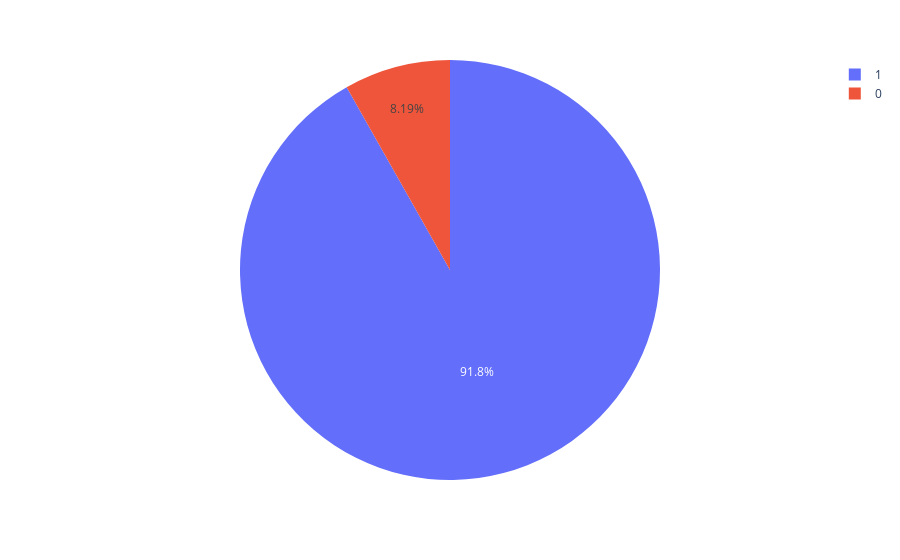

Notebook source saved alongside this figure:
### Code cell
# Graficar el porcentaje de mujeres y hombres.
# 0 - hombres
# 1 - mujeres

fig3 = px.pie(df, names="sex")
fig3.show()

### Figure 1 — Plotly figure (JSON) as saved in the notebook; plotly's stock layout.template omitted (floating-point values rounded to 4 significant figures; data arrays with more than 128 entries replaced by an {"elided": "..."} marker saying what was removed)
{"data": [{"domain": {"x": [0, 1], "y": [0, 1]}, "hovertemplate": "sex=%{label}<extra></extra>", "labels": {"elided": "1429 int values"}, "legendgroup": "", "name": "", "showlegend": true, "type": "pie"}], "layout": {"legend": {"tracegroupgap": 0}, "margin": {"t": 60}}}
